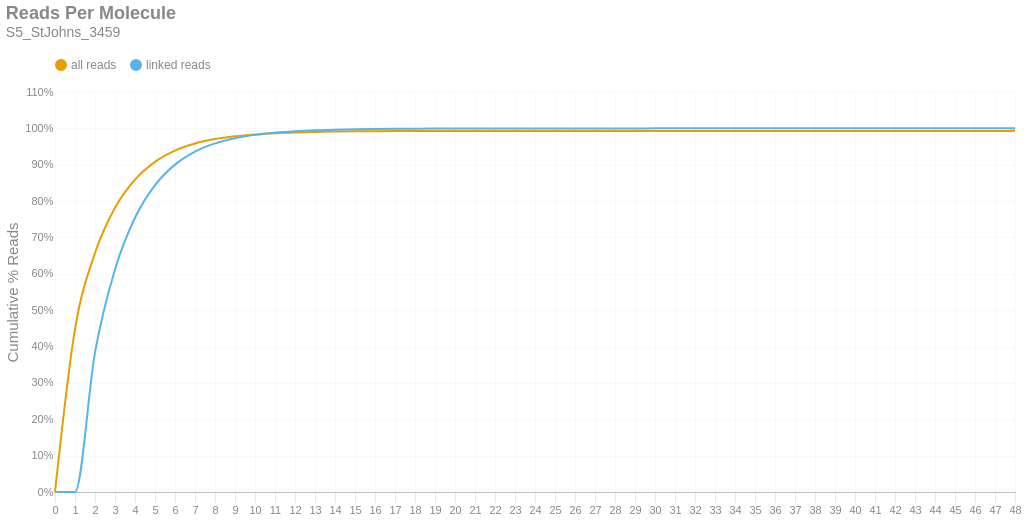

Notebook source saved alongside this figure:
### Markdown cell above
### Reads per Molecule
This chart shows the cumulative distribution of the number of reads per linked molecule. That is, how many alignments are associated with a unique molecule. This excludes the number of reads associated with invalid or absent linked-read barcodes. The `linked` histogram is the percentages recalculated when disregarding singletons.

### Code cell
if SKIPLR:
    print_html(f"Skipped")
else:
    counts = np.bincount(valids['reads'].cast(pl.Int64).to_numpy())
    weighted = counts * np.arange(len(counts))
    all_perc = weighted / n_reads
    linked_perc = weighted / n_linked_reads
    linked_perc[1] = 0
    binned_df = pl.DataFrame({
        'readsper': list(range(len(counts))),
        'all reads (cumsum)': np.cumsum(all_perc).tolist(),
        'linked reads (cumsum)': np.cumsum(linked_perc).tolist(),
    })

    with SafeRender(binned_df):
        (
            density_plot(binned_df, 'Reads Per Molecule', samplename, 'readspmol')
            .encode(
                x=alt.X('readsper:O', title=None).axis(labelAngle=0).scale(padding=0),
                y=alt.Y('value:Q', title='Cumulative % Reads').axis(format='%').stack(False),
                color=alt.Color("key:N").scale(domain=["all reads", "linked reads"]),
                tooltip=[
                    alt.Tooltip("key:N", title="Data Type"),
                    alt.Tooltip("readsper:O", title="Reads Per Molecule"),
                    alt.Tooltip("value:Q", format=".2%", title="% Reads (Cum.)")
                ]            
            )
        ).display()

### Figure 1 — Vega-Lite specification as saved in the notebook (floating-point values rounded to 4 significant figures)
{"width": "container", "height": 400, "config": {"title": {"anchor": "start", "dy": -15, "fontSize": 18, "color": "#888888", "subtitleColor": "#888888", "subtitleFontSize": 14}, "arc": {"fill": "#0072B2"}, "axis": {"domainColor": "#888888", "domainWidth": 0.5, "gridWidth": 0.2, "grid": false, "titleFontWeight": 400, "titleFontSize": 15, "labelFontSize": 11, "labelColor": "#888888", "tickColor": "#888888", "tickWidth": 0.2, "titleColor": "#888888"}, "axisBand": {"grid": false}, "axisX": {"grid": true, "tickSize": 10, "domainCap": "round"}, "axisY": {"domain": false, "grid": true, "tickSize": 0, "domainCap": "round"}, "background": "transparent", "header": {"labelFontSize": 15, "labelColor": "#888888", "titleFontSize": 15, "titleFontWeight": 600, "titleColor": "#888888"}, "legend": {"labelFont": "sans-serif", "labelFontSize": 12, "labelColor": "#888888", "symbolSize": 100, "symbolType": "circle", "titleFontSize": 12, "titlePadding": 10, "titleColor": "#888888", "title": null, "orient": "top"}, "range": {"category": ["#E69F00", "#56B4E9", "#009E73", "#F0E442", "#0072B2", "#D55E00", "#CC79A7", "#000000"], "diverging": ["#cfe8f3", "#a2d4ec", "#73bfe2", "#46abdb", "#1696d2", "#12719e"]}, "area": {"fill": "#0072B2", "fillOpacity": 0.7, "line": true, "strokeOpacity": 0.7}, "line": {"color": "#0072B2", "stroke": "#0072B2", "strokeWidth": 2}, "trail": {"color": "#0072B2", "stroke": "#0072B2", "strokeWidth": 0, "size": 1}, "point": {"filled": true, "fillOpacity": 1.0, "size": 95}, "text": {"color": "#888888", "fontSize": 11, "align": "right", "fontWeight": 400, "size": 11}, "bar": {"fill": "#0072B2", "stroke": null}, "view": {"stroke": null, "continuousWidth": 660, "continuousHeight": 400}}, "data": {"name": "data-9b2e2941f8884d9b5a10fd84c45e45fa"}, "mark": {"type": "line", "interpolate": "monotone", "point": {"opacity": 0, "size": 275}}, "encoding": {"color": {"field": "key", "scale": {"domain": ["all reads", "linked reads"]}, "type": "nominal"}, "tooltip": [{"field": "key", "title": "Data Type", "type": "nominal"}, {"field": "readsper", "title": "Reads Per Molecule", "type": "ordinal"}, {"field": "value", "format": ".2%", "title": "% Reads (Cum.)", "type": "quantitative"}], "x": {"axis": {"labelAngle": 0}, "field": "readsper", "scale": {"padding": 0}, "title": null, "type": "ordinal"}, "y": {"axis": {"format": "%"}, "field": "value", "stack": false, "title": "Cumulative % Reads", "type": "quantitative"}}, "params": [{"name": "param_c36ac31b6afebe62", "select": {"type": "point", "fields": ["key"]}, "bind": "legend"}], "title": {"text": "Reads Per Molecule", "subtitle": "S5_StJohns_3459"}, "transform": [{"fold": ["all reads (cumsum)", "linked reads (cumsum)"]}, {"calculate": "replace(datum.key, ' (cumsum)', '')", "as": "key"}, {"filter": {"param": "param_c36ac31b6afebe62"}}], "usermeta": {"embedOptions": {"downloadFileName": "S5_StJohns_3459.readspmol"}}, "$schema": "https://vega.github.io/schema/vega-lite/v6.1.0.json", "datasets": {"data-9b2e2941f8884d9b5a10fd84c45e45fa": [{"readsper": 0, "all reads (cumsum)": 0.0, "linked reads (cumsum)": 0.0}, {"readsper": 1, "all reads (cumsum)": 0.4478, "linked reads (cumsum)": 0.0}, {"readsper": 2, "all reads (cumsum)": 0.6571, "linked reads (cumsum)": 0.3838}, {"readsper": 3, "all reads (cumsum)": 0.7816, "linked reads (cumsum)": 0.6121}, {"readsper": 4, "all reads (cumsum)": 0.859, "linked reads (cumsum)": 0.754}, {"readsper": 5, "all reads (cumsum)": 0.9079, "linked reads (cumsum)": 0.8437}, {"readsper": 6, "all reads (cumsum)": 0.9387, "linked reads (cumsum)": 0.9003}, {"readsper": 7, "all reads (cumsum)": 0.9583, "linked reads (cumsum)": 0.9361}, {"readsper": 8, "all reads (cumsum)": 0.9705, "linked reads (cumsum)": 0.9587}, {"readsper": 9, "all reads (cumsum)": 0.9783, "linked reads (cumsum)": 0.9728}, {"readsper": 10, "all reads (cumsum)": 0.9833, "linked reads (cumsum)": 0.9821}, {"readsper": 11, "all reads (cumsum)": 0.9866, "linked reads (cumsum)": 0.9881}, {"readsper": 12, "all reads (cumsum)": 0.9888, "linked reads (cumsum)": 0.992}, {"readsper": 13, "all reads (cumsum)": 0.9902, "linked reads (cumsum)": 0.9948}, {"readsper": 14, "all reads (cumsum)": 0.9911, "linked reads (cumsum)": 0.9964}, {"readsper": 15, "all reads (cumsum)": 0.9918, "linked reads (cumsum)": 0.9975}, {"readsper": 16, "all reads (cumsum)": 0.9921, "linked reads (cumsum)": 0.9982}, {"readsper": 17, "all reads (cumsum)": 0.9924, "linked reads (cumsum)": 0.9988}, {"readsper": 18, "all reads (cumsum)": 0.9926, "linked reads (cumsum)": 0.9992}, {"readsper": 19, "all reads (cumsum)": 0.9928, "linked reads (cumsum)": 0.9994}, {"readsper": 20, "all reads (cumsum)": 0.9929, "linked reads (cumsum)": 0.9996}, {"readsper": 21, "all reads (cumsum)": 0.9929, "linked reads (cumsum)": 0.9997}, {"readsper": 22, "all reads (cumsum)": 0.993, "linked reads (cumsum)": 0.9998}, {"readsper": 23, "all reads (cumsum)": 0.993, "linked reads (cumsum)": 0.9998}, {"readsper": 24, "all reads (cumsum)": 0.993, "linked reads (cumsum)": 0.9999}, {"readsper": 25, "all reads (cumsum)": 0.993, "linked reads (cumsum)": 0.9999}, {"readsper": 26, "all reads (cumsum)": 0.9931, "linked reads (cumsum)": 0.9999}, {"readsper": 27, "all reads (cumsum)": 0.9931, "linked reads (cumsum)": 0.9999}, {"readsper": 28, "all reads (cumsum)": 0.9931, "linked reads (cumsum)": 0.9999}, {"readsper": 29, "all reads (cumsum)": 0.9931, "linked reads (cumsum)": 1.0}, {"readsper": 30, "all reads (cumsum)": 0.9931, "linked reads (cumsum)": 1.0}, {"readsper": 31, "all reads (cumsum)": 0.9931, "linked reads (cumsum)": 1.0}, {"readsper": 32, "all reads (cumsum)": 0.9931, "linked reads (cumsum)": 1.0}, {"readsper": 33, "all reads (cumsum)": 0.9931, "linked reads (cumsum)": 1.0}, {"readsper": 34, "all reads (cumsum)": 0.9931, "linked reads (cumsum)": 1.0}, {"readsper": 35, "all reads (cumsum)": 0.9931, "linked reads (cumsum)": 1.0}, {"readsper": 36, "all reads (cumsum)": 0.9931, "linked reads (cumsum)": 1.0}, {"readsper": 37, "all reads (cumsum)": 0.9931, "linked reads (cumsum)": 1.0}, {"readsper": 38, "all reads (cumsum)": 0.9931, "linked reads (cumsum)": 1.0}, {"readsper": 39, "all reads (cumsum)": 0.9931, "linked reads (cumsum)": 1.0}, {"readsper": 40, "all reads (cumsum)": 0.9931, "linked reads (cumsum)": 1.0}, {"readsper": 41, "all reads (cumsum)": 0.9931, "linked reads (cumsum)": 1.0}, {"readsper": 42, "all reads (cumsum)": 0.9931, "linked reads (cumsum)": 1.0}, {"readsper": 43, "all reads (cumsum)": 0.9931, "linked reads (cumsum)": 1.0}, {"readsper": 44, "all reads (cumsum)": 0.9931, "linked reads (cumsum)": 1.0}, {"readsper": 45, "all reads (cumsum)": 0.9931, "linked reads (cumsum)": 1.0}, {"readsper": 46, "all reads (cumsum)": 0.9931, "linked reads (cumsum)": 1.0}, {"readsper": 47, "all reads (cumsum)": 0.9931, "linked reads (cumsum)": 1.0}, {"readsper": 48, "all reads (cumsum)": 0.9931, "linked reads (cumsum)": 1.0}]}}
